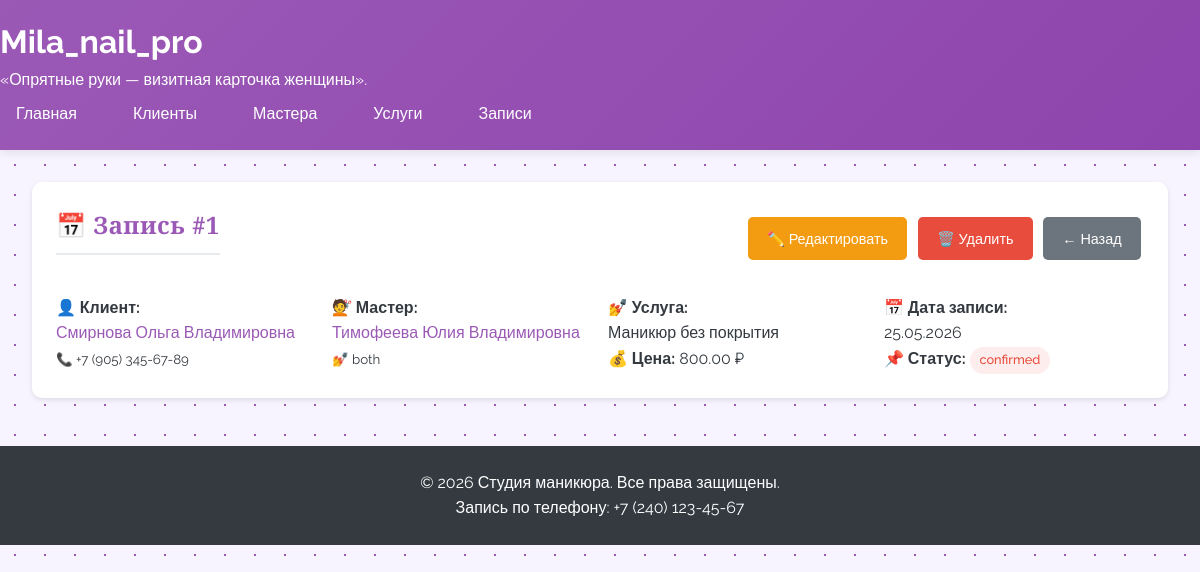
The app's page /appointments/1/ with its own data.
### salon/models.py (models this page shows, shortened)
class Appointment(models.Model):
    STATUS_CHOICES = [
        ('pending', 'Ожидает подтверждения'),
        ('confirmed', 'Подтверждена'),
        ('completed', 'Выполнена'),
        ('cancelled', 'Отменена'),
    ]
    client = models.ForeignKey(Client, on_delete=models.PROTECT, related_name='appointments', verbose_name='Клиент')
    master = models.ForeignKey(Master, on_delete=models.PROTECT, related_name='appointments', verbose_name='Мастер')
    service = models.ForeignKey(Price, on_delete=models.PROTECT, related_name='appointments', verbose_name='Услуга')
    appointment_date = models.DateTimeField(verbose_name='Дата записи')
    status = models.CharField(max_length=20, choices=STATUS_CHOICES, default='pending', verbose_name='Статус')
    created_at = models.DateTimeField(auto_now_add=True, verbose_name='Дата создания записи')
    updated_at = models.DateTimeField(auto_now=True, verbose_name='Дата обновления')
    class Meta:
        verbose_name = 'Запись'
        verbose_name_plural = 'Записи'
        ordering = ['-appointment_date']

class Client(models.Model):
    full_name = models.CharField(max_length=200, verbose_name='ФИО')
    phone_number = models.CharField(max_length=20, verbose_name='Номер телефона')
    birth_date = models.DateField(verbose_name='Дата рождения')
    class Meta:
        verbose_name = 'Клиент'
        verbose_name_plural = 'Клиенты'

class Master(models.Model):
    SPECIALIZATION_CHOICES = [
        ('manicure', 'Маникюр'),
        ('pedicure', 'Педикюр'),
        ('both', 'Маникюр и педикюр'),
    ]
    full_name = models.CharField(max_length=200, verbose_name='ФИО')
    phone_number = models.CharField(max_length=20, verbose_name='Номер телефона')
    specialization = models.CharField(max_length=20, choices=SPECIALIZATION_CHOICES, verbose_name='Специализация')
    class Meta:
        verbose_name = 'Мастер'
        verbose_name_plural = 'Мастера'

class Price(models.Model):
    procedure_name = models.CharField(max_length=100, verbose_name='Название процедуры')
    price = models.DecimalField(max_digits=10, decimal_places=2, verbose_name='Цена')
    class Meta:
        verbose_name = 'Прайс'
        verbose_name_plural = 'Прайс'

### salon/views.py (the view)
# urls.py: path('appointments/<int:pk>/', views.AppointmentDetailView.as_view(), name='appointment_detail'),
class AppointmentDetailView(DetailView):
    model = Appointment
    template_name = 'salon/appointment_detail.html'
    context_object_name = 'appointment'

### salon/templates/salon/appointment_detail.html (shortened to what this page needs)
{% extends 'salon/base.html' %}
{% block content %}
<div class="card">
    <div style="display: flex; justify-content: space-between; align-items: center;">
        <h2 class="card-title">📅 Запись #{{ appointment.pk }}</h2>
        <div>
            <a href="{% url 'appointment_update' appointment.pk %}" class="btn btn-warning">✏️ Редактировать</a>
            <a href="{% url 'appointment_delete' appointment.pk %}" class="btn btn-danger">🗑️ Удалить</a>
            <a href="{% url 'appointment_list' %}" class="btn btn-secondary">← Назад</a>
        </div>
    </div>
    <div style="display: grid; grid-template-columns: repeat(auto-fit, minmax(250px, 1fr)); gap: 1rem; margin-top: 1.5rem;">
        <div>
            <p><strong>👤 Клиент:</strong></p>
            <p><a href="{% url 'client_detail' appointment.client.pk %}">{{ appointment.client.full_name }}</a></p>
            <p><small>📞 {{ appointment.client.phone_number }}</small></p>
        </div>
        <div>
            <p><strong>💇 Мастер:</strong></p>
            <p><a href="{% url 'master_detail' appointment.master.pk %}">{{ appointment.master.full_name }}</a></p>
            <p><small>💅 {{ appointment.master.specialization }}</small></p>
        </div>
        <div>
            <p><strong>💅 Услуга:</strong></p>
            <p>{{ appointment.service.procedure_name }}</p>
            <p><strong>💰 Цена:</strong> {{ appointment.service.price }} ₽</p>
        </div>
        <div>
            <p><strong>📅 Дата записи:</strong></p>
            <p>{{ appointment.appointment_date|date:"d.m.Y" }}</p>
            <p><strong>📌 Статус:</strong>
                <span class="status
                    {% if appointment.status == 'запланировано' %}status-scheduled
                    {% elif appointment.status == 'выполнено' %}status-completed
                    {% else %}status-cancelled{% endif %}">
                    {{ appointment.status }}
                </span>
            </p>
        </div>
    </div>
</div>
{% endblock %}

### static/css/style.css (style rules this page uses)
:root { --primary-lavender: #9b59b6; --dark-lavender: #8e44ad; --light-lavender: #f3e5f5; --soft-lavender: #e8d5f5; --white: #ffffff; --gray-100: #f8f9fa; --gray-200: #e9ecef; --gray-300: #dee2e6; --gray-600: #6c757d; --gray-800: #343a40; }
* { margin: 0; padding: 0; box-sizing: border-box; }
body { font-family: 'Segoe UI', Tahoma, Geneva, Verdana, sans-serif; background-color: var(--gray-100); color: var(--gray-800); line-height: 1.6; }
.card { background: var(--white); border-radius: 10px; box-shadow: 0 2px 5px rgba(0,0,0,0.1); padding: 1.5rem; margin-bottom: 1.5rem; transition: transform 0.3s, box-shadow 0.3s; }
.card-title { color: var(--primary-lavender); margin-bottom: 1rem; font-size: 1.5rem; border-bottom: 2px solid var(--gray-200); padding-bottom: 0.5rem; }
.btn { display: inline-block; padding: 0.6rem 1.2rem; border: none; border-radius: 5px; cursor: pointer; text-decoration: none; font-size: 0.9rem; transition: all 0.3s; margin: 0.2rem; }
.btn-secondary { background: var(--gray-600); color: var(--white); }
.btn-danger { background: #e74c3c; color: var(--white); }
.btn-warning { background: #f39c12; color: var(--white); }
.status { display: inline-block; padding: 0.2rem 0.6rem; border-radius: 20px; font-size: 0.8rem; font-weight: 500; }
.status-cancelled { background: #fdedec; color: #e74c3c; }
a { color: var(--primary-lavender); text-decoration: none; }
body { background: linear-gradient(135deg, #f5f0ff, #e8d5f5); position: relative; overflow-x: hidden; }
body { background-color: #f8f4ff; background-image: radial-gradient(#9b59b6 1px, transparent 1px); background-size: 30px 30px; }
body { font-family: 'Raleway', sans-serif; }
.logo h1, .card-title, h2, h3 { font-family: 'Cormorant Garamond', serif; font-weight: 600; letter-spacing: 0.5px; }

### records on screen
Appointment: pk "1", client.full_name "Смирнова Ольга Владимировна", client.phone_number "+7 (905) 345-67-89", master.full_name "Тимофеева Юлия Владимировна", master.specialization "both", service.procedure_name "Маникюр без покрытия", service.price "800.00", appointment_date "25.05.2026", status "confirmed"
